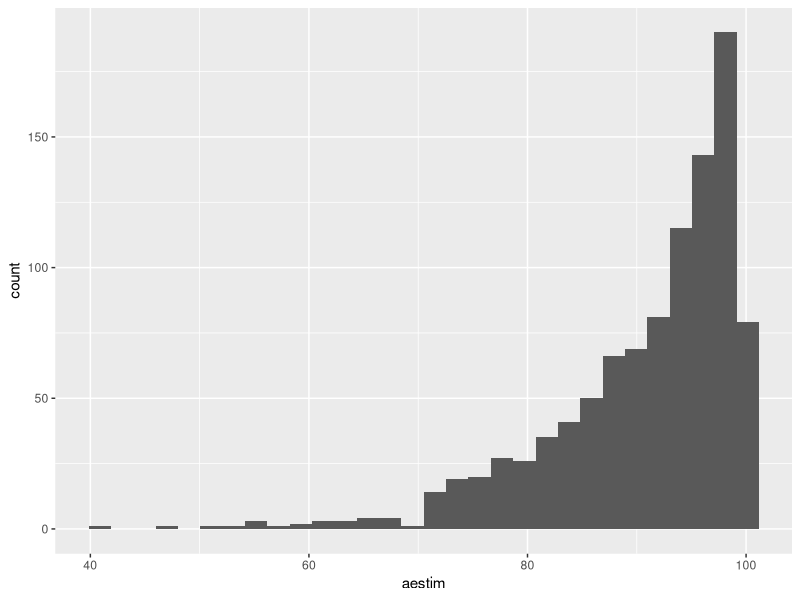

Write the R code that produced this figure.
## ---- chunk 1
knitr::opts_chunk$set(echo = TRUE)
library(ggplot2)
## ---- chunk 2
a<-100
n<-matrix(runif(10000,max=a),ncol=10)
## ---- chunk 3
aestim<-apply(n, 1,max)
da<-data.frame(aestim)
ggplot(da,aes(x=aestim))+geom_histogram(bins=30)
## ---- chunk 4
alp<-0.95 # poziom ufności
przed<-apply(n, 1,(function(x) c(max(x),max(x)/alp^(1/10))))
num<-sapply(1:1000, (function (i) a< przed[2,i] ))
